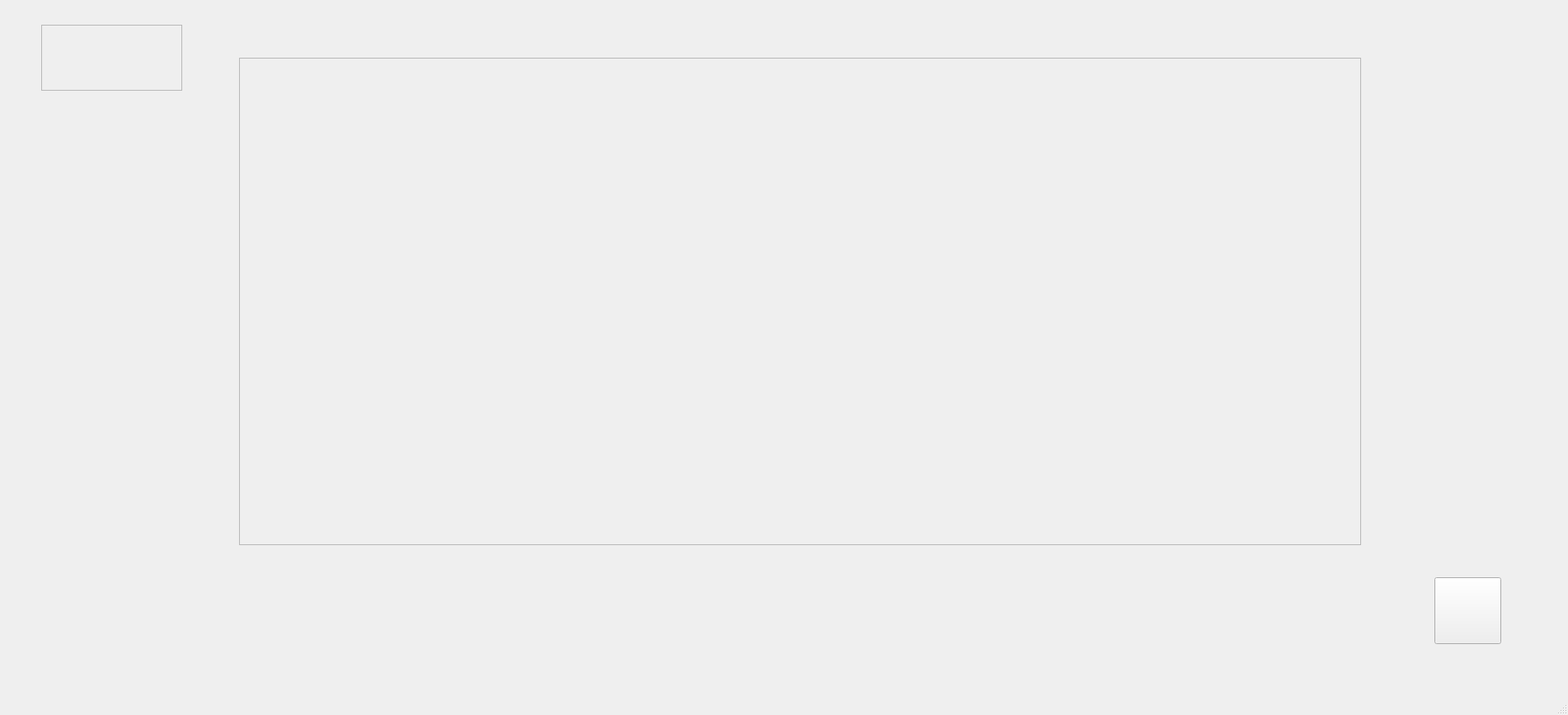
<?xml version="1.0" encoding="UTF-8"?>
<ui version="4.0">
 <class>users_window</class>
 <widget class="QMainWindow" name="users_window">
  <property name="geometry">
   <rect>
    <x>0</x>
    <y>0</y>
    <width>1902</width>
    <height>867</height>
   </rect>
  </property>
  <property name="windowTitle">
   <string>MainWindow</string>
  </property>
  <widget class="QWidget" name="centralwidget">
   <widget class="QFrame" name="frame_usr">
    <property name="geometry">
     <rect>
      <x>290</x>
      <y>70</y>
      <width>1361</width>
      <height>591</height>
     </rect>
    </property>
    <property name="frameShape">
     <enum>QFrame::StyledPanel</enum>
    </property>
    <property name="frameShadow">
     <enum>QFrame::Raised</enum>
    </property>
   </widget>
   <widget class="QPushButton" name="delete_usr">
    <property name="geometry">
     <rect>
      <x>1740</x>
      <y>700</y>
      <width>81</width>
      <height>81</height>
     </rect>
    </property>
    <property name="text">
     <string/>
    </property>
   </widget>
   <widget class="QFrame" name="logo">
    <property name="geometry">
     <rect>
      <x>50</x>
      <y>30</y>
      <width>171</width>
      <height>80</height>
     </rect>
    </property>
    <property name="frameShape">
     <enum>QFrame::StyledPanel</enum>
    </property>
    <property name="frameShadow">
     <enum>QFrame::Raised</enum>
    </property>
   </widget>
  </widget>
  <widget class="QMenuBar" name="menubar">
   <property name="geometry">
    <rect>
     <x>0</x>
     <y>0</y>
     <width>1902</width>
     <height>26</height>
    </rect>
   </property>
  </widget>
  <widget class="QStatusBar" name="statusbar"/>
 </widget>
 <resources/>
 <connections/>
</ui>
